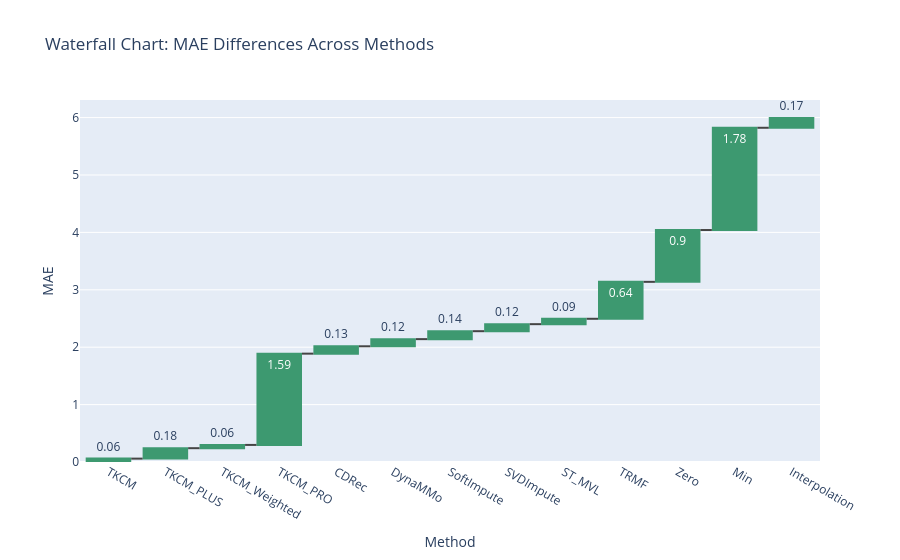

Notebook code for this chart:
### Code cell
# 🧱 Waterfall Chart (MAE)

fig = go.Figure(go.Waterfall(
    x=results_df["Method"],
    y=results_df["MAE"],
    measure=["relative"] * len(results_df),
    text=results_df["MAE"].round(2),
    name="MAE"
))

fig.update_layout(title="Waterfall Chart: MAE Differences Across Methods", xaxis_title="Method", yaxis_title="MAE")
fig.show()

### Figure 1 — Plotly figure (JSON) as saved in the notebook; plotly's stock layout.template omitted (floating-point values rounded to 4 significant figures)
{"data": [{"measure": ["relative", "relative", "relative", "relative", "relative", "relative", "relative", "relative", "relative", "relative", "relative", "relative", "relative"], "name": "MAE", "text": [0.06, 0.18, 0.06, 1.59, 0.13, 0.12, 0.14, 0.12, 0.09, 0.64, 0.9, 1.78, 0.17], "type": "waterfall", "x": ["TKCM", "TKCM_PLUS", "TKCM_Weighted", "TKCM_PRO", "CDRec", "DynaMMo", "SoftImpute", "SVDImpute", "ST_MVL", "TRMF", "Zero", "Min", "Interpolation"], "y": [0.0589, 0.1816, 0.057, 1.59, 0.128, 0.1247, 0.1383, 0.1225, 0.0937, 0.6435, 0.9026, 1.782, 0.1684]}], "layout": {"title": {"text": "Waterfall Chart: MAE Differences Across Methods"}, "xaxis": {"title": {"text": "Method"}}, "yaxis": {"title": {"text": "MAE"}}}}
